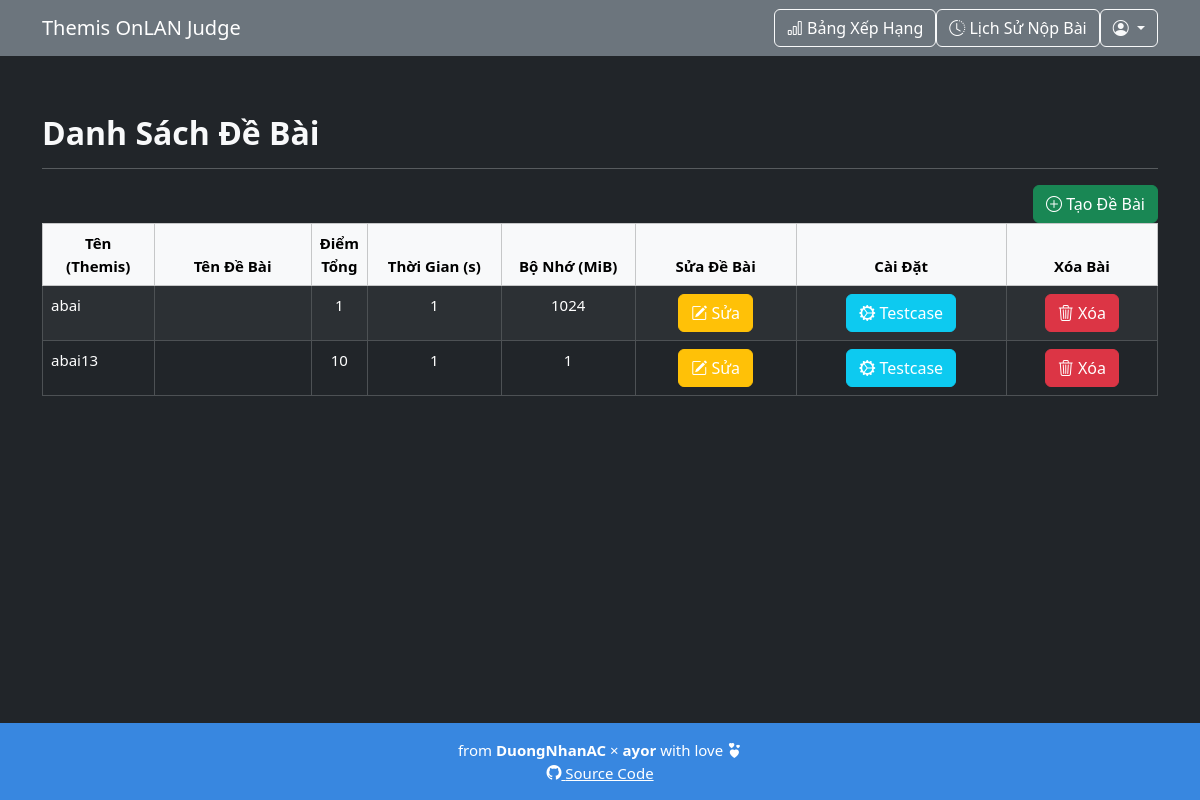
The app's page /problems.php (signed in), older data.
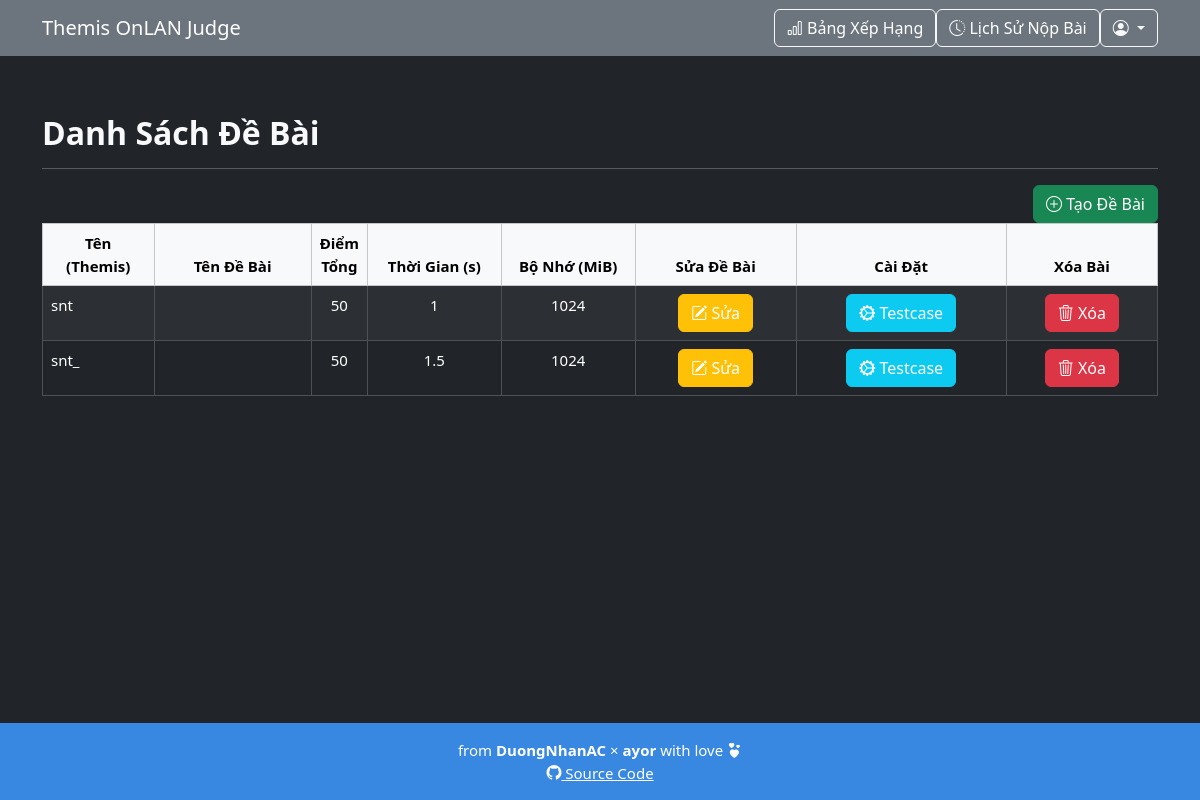
The same page, newer data.
### tables this page shows
CREATE TABLE IF NOT EXISTS `problems` (
  `id` int(11) NOT NULL AUTO_INCREMENT,
  `name` varchar(255) NOT NULL,
  `total_score` int(11) NOT NULL,
  `time_limit` float NOT NULL,
  `memory_limit` int(11) NOT NULL,
  `description` longtext NOT NULL,
  `order_id` int(11) DEFAULT -1,
  `submissions_limit` int(11) DEFAULT -1,
  PRIMARY KEY (`id`),
  UNIQUE KEY `name` (`name`)
);

### problems.php (the view, shortened to what this page needs)
<?php
require 'config.php';
$stmt = $pdo->query("SELECT id, name, full_name, total_score, time_limit, memory_limit FROM problems");
$problems = $stmt->fetchAll(PDO::FETCH_ASSOC);
?>
<!DOCTYPE html>
<html lang="vi">
<head>
	<link href="assets/css/prism.css" rel="stylesheet">
	<link rel="stylesheet" href="assets/css/bootstrap.min.css">
	<link rel="stylesheet" href="assets/css/bootstrap-icons.css">
	<link rel="stylesheet" href="assets/css/styles.css">
</head>
<body class="bg-dark text-light">
	<nav class="navbar navbar-expand-lg navbar-dark bg-secondary">
		<div class="container">
			<a class="navbar-brand" href="index.php">Themis OnLAN Judge</a>
			<div class="collapse navbar-collapse justify-content-end" id="navbarNav">
				<a href="ranking.php" class="btn btn-outline-light">
					<i class="bi bi-bar-chart"></i> Bảng Xếp Hạng
				</a>
				<?php if (isset($_SESSION['user_id'])): ?>
					<a href="submissions.php" class="btn btn-outline-light">
						<i class="bi bi-clock-history"></i> Lịch Sử Nộp Bài
					</a>
					<div class="dropdown">
						<button class="btn btn-outline-light dropdown-toggle" type="button" id="userDropdown" data-bs-toggle="dropdown">
							<i class="bi bi-person-circle"></i>
						</button>
					</div>
				<?php else: ?>
					<a href="auth.php" class="btn btn-success">
						<i class="bi bi-person-plus-fill"></i> Đăng Nhập/Đăng Ký
					</a>
				<?php endif; ?>
			</div>
		</div>
	</nav>
<div class="container mt-5">
	<h2>Danh Sách Đề Bài</h2>
	<hr>
	<a href="create_problem.php" class="btn btn-success float-end"><i class="bi bi-plus-circle"></i> Tạo Đề Bài</a>
	<table class="table table-dark table-striped table-hover mt-3 table-bordered">
		<thead class="table-light text-dark text-center">
			<tr>
			<th style="width: 10%;">Tên (Themis)</th>
			<th style="min-width: 20%;">Tên Đề Bài</th>
			<th style="width: 5%;">Điểm Tổng</th>
			<th style="width: 12%;">Thời Gian (s)</th>
			<th style="width: 12%;">Bộ Nhớ (MiB)</th>
			<th>Sửa Đề Bài</th>
			<th>Cài Đặt</th>
			<th>Xóa Bài</th>
			</tr>
		</thead>
		<tbody>
			<?php foreach ($problems as $problem): ?>
				<tr>
					<td><?php echo htmlspecialchars($problem['name']); ?></td>
					<td><?php echo htmlspecialchars($problem['full_name']); ?></td>
					<td class="text-center"><?php echo htmlspecialchars($problem['total_score']); ?></td>
					<td class="text-center"><?php echo htmlspecialchars($problem['time_limit']); ?></td>
					<td class="text-center"><?php echo htmlspecialchars($problem['memory_limit']); ?></td>
					<td class="text-center">
						<?php if ($_SESSION['role'] === 'admin'): ?>
							<a href="edit_problem.php?id=<?php echo $problem['id']; ?>" class="btn btn-warning"><i class="bi bi-pencil-square"></i> Sửa</a>
						<?php else: ?>
							<span class="text-muted"><small>Đừng Nhìn Tôi</small></span>
						<?php endif; ?>
					</td>
					<td class="text-center">
						<?php if ($_SESSION['role'] === 'admin'): ?>
							<a href="testcase_settings.php?name=<?php echo $problem['name']; ?>" class="btn btn-info"><i class="bi bi-gear-wide-connected"></i> Testcase</a>
						<?php else: ?>
							<span class="text-muted"><small>Đừng Nhìn Tôi</small></span>
						<?php endif; ?>
					</td>
					<td class="text-center">
						<?php if ($_SESSION['role'] === 'admin'): ?>
							<form method="POST" onsubmit="return confirmDelete(<?php echo $problem['id']; ?>, '<?php echo htmlspecialchars($problem['name'], ENT_QUOTES, 'UTF-8'); ?>');">
								<button type="submit" class="btn btn-danger"><i class="bi bi-trash3"></i> Xóa</button>
							</form>
						<?php else: ?>
							<span class="text-muted"><small>Đừng Nhìn Tôi</small></span>
						<?php endif; ?>
					</td>
				</tr>
			<?php endforeach; ?>
		</tbody>
	</table>
</div>
</body>
<footer>
	<div class="text-center mt-3">
		<p>from <b>DuongNhanAC</b> × <b>ayor</b> with love <i class="bi bi-hearts"></i><br />
		<a href="https://github.com/duongnotnhan/themis-onlan-judge"><i class="bi bi-github"></i> Source Code</a></p>
	</div>
</footer>
</html>

### assets/css/styles.css (style rules this page uses)
html { height: 100%; }
.container a { color: #fff !important; }
:root { --bs-link-color-rgb: #7de77d; }
#problemDescription h1, h2, h3 { margin-top: 10px; font-weight: bold; }
body { min-height: 100%; margin: 0; font-size: 15px; display: flex; flex-direction: column; }
footer { margin-top: auto; background-color: rgb(56, 135, 224); color: white; text-align: center; }

Row changes from the older to the newer data that the page shows:
removed problems: name "abai13", total_score "10", time_limit "1", memory_limit "1"
changed problems: name "abai" → "snt"; total_score "1" → "50"
added problems: name "snt_", total_score "50", time_limit "1.5", memory_limit "1024"
